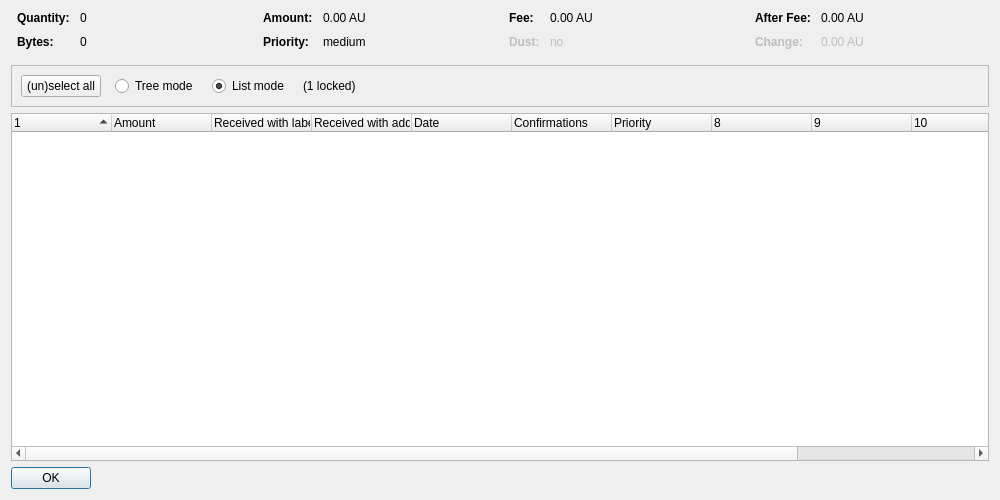
<?xml version="1.0" encoding="UTF-8"?>
<ui version="4.0">
 <class>CoinControlDialog</class>
 <widget class="QDialog" name="CoinControlDialog">
  <property name="geometry">
   <rect>
    <x>0</x>
    <y>0</y>
    <width>1000</width>
    <height>500</height>
   </rect>
  </property>
  <property name="windowTitle">
   <string>Coin Selection</string>
  </property>
  <layout class="QVBoxLayout" name="verticalLayout">
   <item>
    <layout class="QHBoxLayout" name="horizontalLayoutTop" stretch="0,0,0,0">
     <property name="topMargin">
      <number>0</number>
     </property>
     <property name="bottomMargin">
      <number>10</number>
     </property>
     <item>
      <layout class="QFormLayout" name="formLayoutCoinControl1">
       <property name="horizontalSpacing">
        <number>10</number>
       </property>
       <property name="verticalSpacing">
        <number>10</number>
       </property>
       <property name="leftMargin">
        <number>6</number>
       </property>
       <property name="rightMargin">
        <number>6</number>
       </property>
       <item row="0" column="0">
        <widget class="QLabel" name="labelCoinControlQuantityText">
         <property name="font">
          <font>
           <weight>75</weight>
           <bold>true</bold>
          </font>
         </property>
         <property name="text">
          <string>Quantity:</string>
         </property>
        </widget>
       </item>
       <item row="0" column="1">
        <widget class="QLabel" name="labelCoinControlQuantity">
         <property name="cursor">
          <cursorShape>IBeamCursor</cursorShape>
         </property>
         <property name="contextMenuPolicy">
          <enum>Qt::ActionsContextMenu</enum>
         </property>
         <property name="text">
          <string notr="true">0</string>
         </property>
         <property name="textInteractionFlags">
          <set>Qt::LinksAccessibleByMouse|Qt::TextSelectableByKeyboard|Qt::TextSelectableByMouse</set>
         </property>
        </widget>
       </item>
       <item row="1" column="0">
        <widget class="QLabel" name="labelCoinControlBytesText">
         <property name="font">
          <font>
           <weight>75</weight>
           <bold>true</bold>
          </font>
         </property>
         <property name="text">
          <string>Bytes:</string>
         </property>
        </widget>
       </item>
       <item row="1" column="1">
        <widget class="QLabel" name="labelCoinControlBytes">
         <property name="cursor">
          <cursorShape>IBeamCursor</cursorShape>
         </property>
         <property name="contextMenuPolicy">
          <enum>Qt::ActionsContextMenu</enum>
         </property>
         <property name="text">
          <string notr="true">0</string>
         </property>
         <property name="textInteractionFlags">
          <set>Qt::LinksAccessibleByMouse|Qt::TextSelectableByKeyboard|Qt::TextSelectableByMouse</set>
         </property>
        </widget>
       </item>
      </layout>
     </item>
     <item>
      <layout class="QFormLayout" name="formLayoutCoinControl2">
       <property name="horizontalSpacing">
        <number>10</number>
       </property>
       <property name="verticalSpacing">
        <number>10</number>
       </property>
       <property name="leftMargin">
        <number>6</number>
       </property>
       <property name="rightMargin">
        <number>6</number>
       </property>
       <item row="0" column="0">
        <widget class="QLabel" name="labelCoinControlAmountText">
         <property name="font">
          <font>
           <weight>75</weight>
           <bold>true</bold>
          </font>
         </property>
         <property name="text">
          <string>Amount:</string>
         </property>
        </widget>
       </item>
       <item row="0" column="1">
        <widget class="QLabel" name="labelCoinControlAmount">
         <property name="cursor">
          <cursorShape>IBeamCursor</cursorShape>
         </property>
         <property name="contextMenuPolicy">
          <enum>Qt::ActionsContextMenu</enum>
         </property>
         <property name="text">
          <string notr="true">0.00 AU</string>
         </property>
         <property name="textInteractionFlags">
          <set>Qt::LinksAccessibleByMouse|Qt::TextSelectableByKeyboard|Qt::TextSelectableByMouse</set>
         </property>
        </widget>
       </item>
       <item row="1" column="0">
        <widget class="QLabel" name="labelCoinControlPriorityText">
         <property name="font">
          <font>
           <weight>75</weight>
           <bold>true</bold>
          </font>
         </property>
         <property name="text">
          <string>Priority:</string>
         </property>
        </widget>
       </item>
       <item row="1" column="1">
        <widget class="QLabel" name="labelCoinControlPriority">
         <property name="cursor">
          <cursorShape>IBeamCursor</cursorShape>
         </property>
         <property name="contextMenuPolicy">
          <enum>Qt::ActionsContextMenu</enum>
         </property>
         <property name="text">
          <string notr="true">medium</string>
         </property>
         <property name="textInteractionFlags">
          <set>Qt::LinksAccessibleByMouse|Qt::TextSelectableByKeyboard|Qt::TextSelectableByMouse</set>
         </property>
        </widget>
       </item>
      </layout>
     </item>
     <item>
      <layout class="QFormLayout" name="formLayoutCoinControl3">
       <property name="horizontalSpacing">
        <number>10</number>
       </property>
       <property name="verticalSpacing">
        <number>10</number>
       </property>
       <property name="leftMargin">
        <number>6</number>
       </property>
       <property name="rightMargin">
        <number>6</number>
       </property>
       <item row="0" column="0">
        <widget class="QLabel" name="labelCoinControlFeeText">
         <property name="font">
          <font>
           <weight>75</weight>
           <bold>true</bold>
          </font>
         </property>
         <property name="text">
          <string>Fee:</string>
         </property>
        </widget>
       </item>
       <item row="0" column="1">
        <widget class="QLabel" name="labelCoinControlFee">
         <property name="cursor">
          <cursorShape>IBeamCursor</cursorShape>
         </property>
         <property name="contextMenuPolicy">
          <enum>Qt::ActionsContextMenu</enum>
         </property>
         <property name="text">
          <string notr="true">0.00 AU</string>
         </property>
         <property name="textInteractionFlags">
          <set>Qt::LinksAccessibleByMouse|Qt::TextSelectableByKeyboard|Qt::TextSelectableByMouse</set>
         </property>
        </widget>
       </item>
       <item row="1" column="0">
        <widget class="QLabel" name="labelCoinControlLowOutputText">
         <property name="enabled">
          <bool>false</bool>
         </property>
         <property name="font">
          <font>
           <weight>75</weight>
           <bold>true</bold>
          </font>
         </property>
         <property name="text">
          <string>Dust:</string>
         </property>
        </widget>
       </item>
       <item row="1" column="1">
        <widget class="QLabel" name="labelCoinControlLowOutput">
         <property name="enabled">
          <bool>false</bool>
         </property>
         <property name="cursor">
          <cursorShape>IBeamCursor</cursorShape>
         </property>
         <property name="contextMenuPolicy">
          <enum>Qt::ActionsContextMenu</enum>
         </property>
         <property name="text">
          <string notr="true">no</string>
         </property>
         <property name="textInteractionFlags">
          <set>Qt::LinksAccessibleByMouse|Qt::TextSelectableByKeyboard|Qt::TextSelectableByMouse</set>
         </property>
        </widget>
       </item>
      </layout>
     </item>
     <item>
      <layout class="QFormLayout" name="formLayoutCoinControl4">
       <property name="horizontalSpacing">
        <number>10</number>
       </property>
       <property name="verticalSpacing">
        <number>10</number>
       </property>
       <property name="leftMargin">
        <number>6</number>
       </property>
       <property name="rightMargin">
        <number>6</number>
       </property>
       <item row="0" column="0">
        <widget class="QLabel" name="labelCoinControlAfterFeeText">
         <property name="font">
          <font>
           <weight>75</weight>
           <bold>true</bold>
          </font>
         </property>
         <property name="text">
          <string>After Fee:</string>
         </property>
        </widget>
       </item>
       <item row="0" column="1">
        <widget class="QLabel" name="labelCoinControlAfterFee">
         <property name="cursor">
          <cursorShape>IBeamCursor</cursorShape>
         </property>
         <property name="contextMenuPolicy">
          <enum>Qt::ActionsContextMenu</enum>
         </property>
         <property name="text">
          <string notr="true">0.00 AU</string>
         </property>
         <property name="textInteractionFlags">
          <set>Qt::LinksAccessibleByMouse|Qt::TextSelectableByKeyboard|Qt::TextSelectableByMouse</set>
         </property>
        </widget>
       </item>
       <item row="1" column="0">
        <widget class="QLabel" name="labelCoinControlChangeText">
         <property name="enabled">
          <bool>false</bool>
         </property>
         <property name="font">
          <font>
           <weight>75</weight>
           <bold>true</bold>
          </font>
         </property>
         <property name="text">
          <string>Change:</string>
         </property>
        </widget>
       </item>
       <item row="1" column="1">
        <widget class="QLabel" name="labelCoinControlChange">
         <property name="enabled">
          <bool>false</bool>
         </property>
         <property name="cursor">
          <cursorShape>IBeamCursor</cursorShape>
         </property>
         <property name="contextMenuPolicy">
          <enum>Qt::ActionsContextMenu</enum>
         </property>
         <property name="text">
          <string notr="true">0.00 AU</string>
         </property>
         <property name="textInteractionFlags">
          <set>Qt::LinksAccessibleByMouse|Qt::TextSelectableByKeyboard|Qt::TextSelectableByMouse</set>
         </property>
        </widget>
       </item>
      </layout>
     </item>
    </layout>
   </item>
   <item>
    <widget class="QFrame" name="frame">
     <property name="minimumSize">
      <size>
       <width>0</width>
       <height>40</height>
      </size>
     </property>
     <property name="frameShape">
      <enum>QFrame::StyledPanel</enum>
     </property>
     <property name="frameShadow">
      <enum>QFrame::Sunken</enum>
     </property>
     <layout class="QHBoxLayout" name="horizontalLayout">
      <item>
       <layout class="QHBoxLayout" name="horizontalLayoutPanel" stretch="0,0,0,0,0">
        <property name="spacing">
         <number>14</number>
        </property>
        <item>
         <widget class="QPushButton" name="pushButtonSelectAll">
          <property name="sizePolicy">
           <sizepolicy hsizetype="Maximum" vsizetype="Fixed">
            <horstretch>0</horstretch>
            <verstretch>0</verstretch>
           </sizepolicy>
          </property>
          <property name="text">
           <string>(un)select all</string>
          </property>
          <property name="autoDefault">
           <bool>false</bool>
          </property>
         </widget>
        </item>
        <item>
         <widget class="QRadioButton" name="radioTreeMode">
          <property name="sizePolicy">
           <sizepolicy hsizetype="Maximum" vsizetype="Fixed">
            <horstretch>0</horstretch>
            <verstretch>0</verstretch>
           </sizepolicy>
          </property>
          <property name="text">
           <string>Tree mode</string>
          </property>
         </widget>
        </item>
        <item>
         <widget class="QRadioButton" name="radioListMode">
          <property name="sizePolicy">
           <sizepolicy hsizetype="Maximum" vsizetype="Fixed">
            <horstretch>0</horstretch>
            <verstretch>0</verstretch>
           </sizepolicy>
          </property>
          <property name="text">
           <string>List mode</string>
          </property>
          <property name="checked">
           <bool>true</bool>
          </property>
         </widget>
        </item>
        <item>
         <widget class="QLabel" name="labelLocked">
          <property name="text">
           <string notr="true">(1 locked)</string>
          </property>
         </widget>
        </item>
        <item>
         <spacer name="horizontalSpacer">
          <property name="orientation">
           <enum>Qt::Horizontal</enum>
          </property>
          <property name="sizeHint" stdset="0">
           <size>
            <width>40</width>
            <height>20</height>
           </size>
          </property>
         </spacer>
        </item>
       </layout>
      </item>
     </layout>
    </widget>
   </item>
   <item>
    <widget class="CoinControlTreeWidget" name="treeWidget">
     <property name="contextMenuPolicy">
      <enum>Qt::CustomContextMenu</enum>
     </property>
     <property name="sortingEnabled">
      <bool>false</bool>
     </property>
     <property name="columnCount">
      <number>12</number>
     </property>
     <attribute name="headerShowSortIndicator" stdset="0">
      <bool>true</bool>
     </attribute>
     <attribute name="headerStretchLastSection">
      <bool>false</bool>
     </attribute>
     <column>
      <property name="text">
       <string/>
      </property>
     </column>
     <column>
      <property name="text">
       <string>Amount</string>
      </property>
     </column>
     <column>
      <property name="text">
       <string>Received with label</string>
      </property>
     </column>
     <column>
      <property name="text">
       <string>Received with address</string>
      </property>
     </column>
     <column>
      <property name="text">
       <string>Date</string>
      </property>
     </column>
     <column>
      <property name="text">
       <string>Confirmations</string>
      </property>
      <property name="toolTip">
       <string>Confirmed</string>
      </property>
     </column>
     <column>
      <property name="text">
       <string>Priority</string>
      </property>
     </column>
     <column>
      <property name="text">
       <string/>
      </property>
     </column>
     <column>
      <property name="text">
       <string/>
      </property>
     </column>
     <column>
      <property name="text">
       <string/>
      </property>
     </column>
     <column>
      <property name="text">
       <string/>
      </property>
     </column>
     <column>
      <property name="text">
       <string/>
      </property>
     </column>
    </widget>
   </item>
   <item>
    <widget class="QDialogButtonBox" name="buttonBox">
     <property name="sizePolicy">
      <sizepolicy hsizetype="Maximum" vsizetype="Fixed">
       <horstretch>0</horstretch>
       <verstretch>0</verstretch>
      </sizepolicy>
     </property>
     <property name="orientation">
      <enum>Qt::Horizontal</enum>
     </property>
     <property name="standardButtons">
      <set>QDialogButtonBox::Ok</set>
     </property>
    </widget>
   </item>
  </layout>
 </widget>
 <customwidgets>
  <customwidget>
   <class>CoinControlTreeWidget</class>
   <extends>QTreeWidget</extends>
   <header>coincontroltreewidget.h</header>
  </customwidget>
 </customwidgets>
 <resources/>
 <connections/>
</ui>
